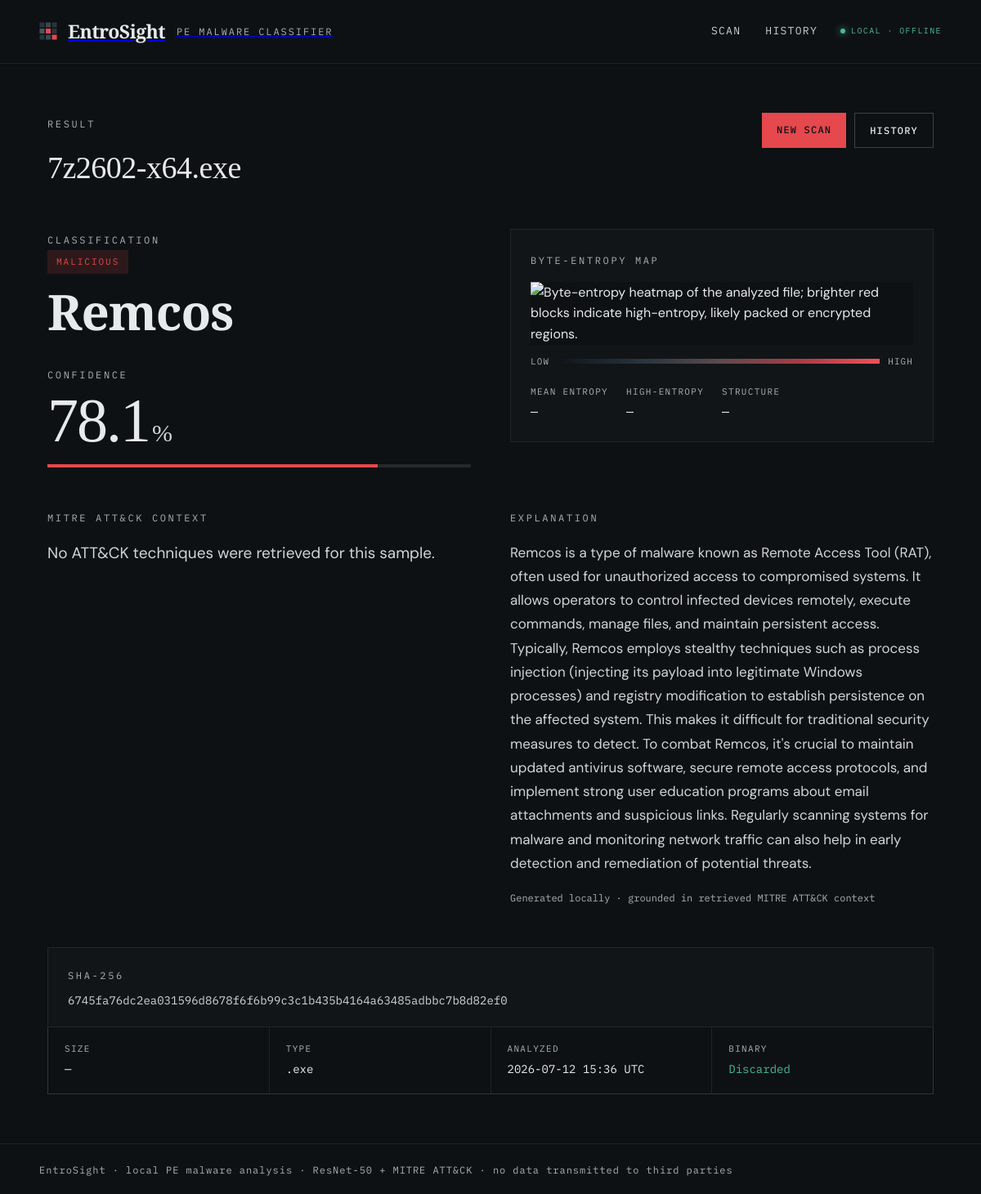
Page /scan/36 on the committed database.
### tables this page shows
CREATE TABLE scan_results (
    id INTEGER PRIMARY KEY AUTOINCREMENT,
    sha256 TEXT NOT NULL,
    filename TEXT NOT NULL,
    predicted_label TEXT NOT NULL,
    confidence REAL NOT NULL,
    explanation TEXT NOT NULL,
    heatmap_path TEXT NOT NULL,
    timestamp DATETIME DEFAULT CURRENT_TIMESTAMP,
    total_time_ms REAL NOT NULL
);

### app/main.py (the view)
@app.get("/scan/{scan_id}", response_class=HTMLResponse)
async def scan_result_page(request: Request, scan_id: int):
    db: ScanHistoryDB = request.app.state.components.db
    record = await db.get_result(scan_id)
    if record is None:
        return templates.TemplateResponse(
            request,
            "error.html",
            {"isError": True, "error_message": "Scan not found"},
            status_code=404,
        )
    record.heatmap_url = _heatmap_url_for(record)
    return templates.TemplateResponse(
        request, "result.html", {"isResult": True, "r": record}
    )

### app/templates/result.html (shortened to what this page needs)
{% extends "base.html" %}
{% block content %}
{% set is_benign = (r.predicted_label == "Benign") %}
{% set confidence_pct = (r.confidence * 100) if r.confidence is not none else 0 %}
{% set heatmap_src = (r.heatmap_url if r.heatmap_url is defined and r.heatmap_url
                      else (r.heatmap_path if r.heatmap_path is defined else "")) %}
<article class="result-view">
  <div class="result-header">
    <div>
      <span class="eyebrow">Result</span>
      <h1 class="result-title">{{ r.filename }}</h1>
    </div>
    <div class="result-header__actions">
      <a href="/" class="btn btn--primary">New scan</a>
      <a href="/history" class="btn btn--ghost">History</a>
    </div>
  </div>
  <div class="split-grid">
    <div>
      <span class="eyebrow">Classification</span>
      <div>
        <span class="verdict-badge {{ 'verdict-badge--benign' if is_benign else 'verdict-badge--malicious' }}">
          {{ "Benign" if is_benign else "Malicious" }}
        </span>
      </div>
      <h2 class="family-name">{{ r.predicted_label }}</h2>
      <div style="margin-top:32px">
        <span class="eyebrow">Confidence</span>
        <div class="confidence-value">
          <span class="confidence-value__num">{{ confidence_pct | round(1) }}</span>
          <span class="confidence-value__pct">%</span>
        </div>
        <div class="meter">
          <div class="meter__fill" style="width:{{ confidence_pct }}%"></div>
        </div>
      </div>
    </div>
    <div class="panel">
      <span class="eyebrow">Byte-entropy map</span>
      {% if heatmap_src %}
      <img
        class="heatmap-canvas"
        src="{{ heatmap_src }}"
        alt="Byte-entropy heatmap of the analyzed file; brighter red blocks indicate high-entropy, likely packed or encrypted regions."
      />
      {% endif %}
      <div class="heatmap-legend">
        <span class="heatmap-legend__label">LOW</span>
        <div class="heatmap-legend__bar" aria-hidden="true"></div>
        <span class="heatmap-legend__label">HIGH</span>
      </div>
      <div class="stat-row">
        <div class="stat">
          <span class="stat__label">Mean entropy</span>
          <span class="stat__value">
            {% if heatmap_stats is defined and heatmap_stats and heatmap_stats.mean_entropy is not none %}
              {{ heatmap_stats.mean_entropy }} <span class="unit">bits/byte</span>
            {% else %}—{% endif %}
          </span>
        </div>
        <div class="stat">
          <span class="stat__label">High-entropy</span>
          <span class="stat__value">
            {% if heatmap_stats is defined and heatmap_stats and heatmap_stats.high_entropy_pct is not none %}
              {{ heatmap_stats.high_entropy_pct }}
            {% else %}—{% endif %}
          </span>
        </div>
        <div class="stat">
          <span class="stat__label">Structure</span>
          <span class="stat__value">
            {% if heatmap_stats is defined and heatmap_stats and heatmap_stats.structure %}
              {{ heatmap_stats.structure }}
            {% else %}—{% endif %}
          </span>
        </div>
      </div>
    </div>
  </div>
  <div class="split-grid split-grid--gap-lg">
    <div>
      <span class="eyebrow">MITRE ATT&amp;CK context</span>
      {% if techniques %}
      <div class="tech-list">
        {% for t in techniques %}
        <div class="tech">
          <span class="tech__id">{{ t.technique_id }}</span>
          <span class="tech__name">{{ t.technique_name }}</span>
          <span class="tech__tactic">{{ t.tactic if t.tactic is defined and t.tactic else "" }}</span>
        </div>
        {% endfor %}
      </div>
      {% elif is_benign %}
      <p class="lead" style="margin-top:16px">No ATT&amp;CK techniques are associated with a benign classification.</p>
      {% else %}
      <p class="lead" style="margin-top:16px">No ATT&amp;CK techniques were retrieved for this sample.</p>
      {% endif %}
    </div>
    <div>
      <span class="eyebrow">Explanation</span>
      <p class="explanation">{{ r.explanation }}</p>
      <span class="explanation-footer">Generated locally · grounded in retrieved MITRE ATT&amp;CK context</span>
    </div>
  </div>
  <div class="hash-panel">
    <span class="eyebrow">SHA-256</span>
    <div class="hash-panel__value">{{ r.sha256 }}</div>
  </div>
  <div class="grid-cards grid-cards--meta">
    <div class="card card--meta">
      <span class="card__label">Size</span>
      <span class="card__value">
        {% if file_size_human is defined and file_size_human %}{{ file_size_human }}{% else %}—{% endif %}
      </span>
    </div>
    <div class="card card--meta">
      <span class="card__label">Type</span>
      <span class="card__value">
        {% if "." in r.filename %}.{{ r.filename.rsplit(".", 1)[-1] | lower }}{% else %}—{% endif %}
      </span>
    </div>
    <div class="card card--meta">
      <span class="card__label">Analyzed</span>
      <span class="card__value">
        {% if timestamp_str is defined and timestamp_str %}
          {{ timestamp_str }}
        {% elif r.timestamp is defined and r.timestamp %}
          {{ r.timestamp.strftime("%Y-%m-%d %H:%M UTC") if r.timestamp.strftime is defined else r.timestamp }}
        {% else %}—{% endif %}
      </span>
    </div>
    <div class="card card--meta">
      <span class="card__label">Binary</span>
      <span class="card__value card__value--ok">Discarded</span>
    </div>
  </div>
</article>
{% endblock %}

### rows in the picture
scan_results: filename "7z2602-x64.exe", predicted_label "Remcos", explanation "Remcos is a type of malware known as Remote Access Tool (RAT), often used for unauthorized access to compromised systems. It allows operators to control infected devices remotely, execute commands, manage files, and maintain persistent access. Typically, Remcos employs stealthy techniques such as process injection (injecting its payload into legitimate Windows processes) and registry modification to establish persistence on the affected system. This makes it difficult for traditional security measures to detect. To combat Remcos, it's crucial to maintain updated antivirus software, secure remote access protocols, and implement strong user education programs about email attachments and…", sha256 "6745fa76dc2ea031596d8678f6f6b99c3c1b435b4164a63485adbbc7b8d82ef0", filename "exe"

### other values in the picture
{{ "Benign" if is_benign else "Malicious" }} "MALICIOUS"
{{ confidence_pct | round(1) }} "78.1"
